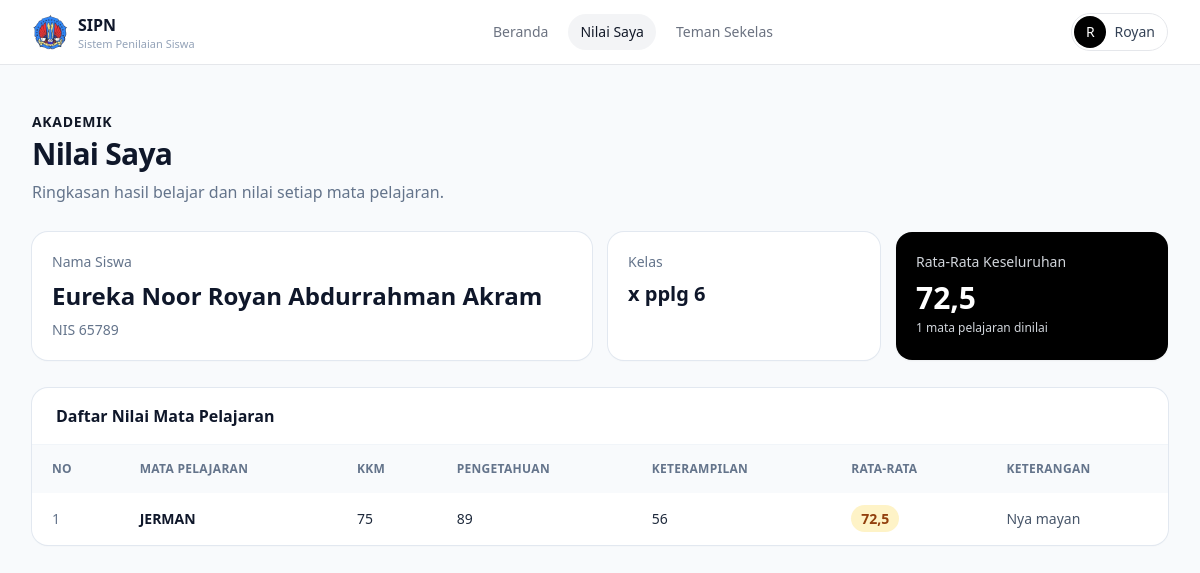
The page /nilai_siswa.php (signed in) on the database its author committed.
### tables this page shows
CREATE TABLE `siswa` (
  `id` int NOT NULL,
  `nis` varchar(10) NOT NULL,
  `nama` varchar(100) NOT NULL,
  `kelas` varchar(10) NOT NULL,
  `jenis_kelamin` enum('L','P') NOT NULL,
  `users_id` int NOT NULL
);

CREATE TABLE `nilai_rapor` (
  `id` int NOT NULL,
  `siswa_id` int NOT NULL,
  `mapel_id` int NOT NULL,
  `nilai_kkm` int NOT NULL,
  `nilai_pengetahuan` int NOT NULL,
  `nilai_keterampilan` int NOT NULL,
  `Keterangan` varchar(50) NOT NULL
);

CREATE TABLE `mapel` (
  `id` int NOT NULL,
  `kode_mapel` varchar(100) NOT NULL,
  `nama_mapel` varchar(100) NOT NULL,
  `guru_id` int DEFAULT NULL
);

### nilai_siswa.php (the view, shortened to what this page needs)
<?php
$currentUser = require_data_page('siswa');
require_once __DIR__ . '/kon.php';
function nilai_siswa_h($value): string
{
    return htmlspecialchars((string) $value, ENT_QUOTES, 'UTF-8');
}
$profileStatement = mysqli_prepare(
    $conn,
    'SELECT id, nama, nis, kelas FROM siswa WHERE users_id = ? LIMIT 1'
);
mysqli_stmt_bind_param($profileStatement, 'i', $currentUser['id']);
mysqli_stmt_execute($profileStatement);
$student = mysqli_fetch_assoc(mysqli_stmt_get_result($profileStatement));
$gradeStatement = mysqli_prepare(
    $conn,
    'SELECT mp.nama_mapel, nr.nilai_kkm, nr.nilai_pengetahuan,
            nr.nilai_keterampilan, nr.Keterangan
     FROM nilai_rapor AS nr
     INNER JOIN mapel AS mp ON mp.id = nr.mapel_id
     WHERE nr.siswa_id = ?
     ORDER BY mp.nama_mapel'
);
mysqli_stmt_bind_param($gradeStatement, 'i', $student['id']);
mysqli_stmt_execute($gradeStatement);
$gradeResult = mysqli_stmt_get_result($gradeStatement);
$grades = [];
$averageTotal = 0;
while ($grade = mysqli_fetch_assoc($gradeResult)) {
    $grade['nilai_rata_rata'] = ((int) $grade['nilai_pengetahuan'] + (int) $grade['nilai_keterampilan']) / 2;
    $averageTotal += $grade['nilai_rata_rata'];
    $grades[] = $grade;
}
$overallAverage = count($grades) > 0 ? $averageTotal / count($grades) : null;
?>
<!DOCTYPE html>
<html lang="id">
<head>
  <script src="https://cdn.tailwindcss.com"></script>
</head>
<body class="min-h-screen bg-slate-50 text-slate-800 antialiased">
<?php include __DIR__ . '/navbar.php'; ?>
<main class="mx-auto max-w-7xl px-4 pb-12 pt-28 sm:px-6 lg:px-8">
  <div class="mb-7">
    <p class="text-sm font-semibold uppercase tracking-wider text-gray-900">Akademik</p>
    <h1 class="mt-1 text-3xl font-bold tracking-tight text-slate-900">Nilai Saya</h1>
    <p class="mt-2 text-slate-500">Ringkasan hasil belajar dan nilai setiap mata pelajaran.</p>
  </div>
  <section class="mb-7 grid gap-4 sm:grid-cols-2 lg:grid-cols-4">
    <div class="rounded-2xl bg-white p-5 shadow-sm ring-1 ring-slate-200 sm:col-span-2">
      <p class="text-sm font-medium text-slate-500">Nama Siswa</p>
      <h2 class="mt-2 text-2xl font-bold text-slate-900"><?php echo nilai_siswa_h($student['nama']); ?></h2>
      <p class="mt-2 text-sm text-slate-500">NIS <?php echo nilai_siswa_h($student['nis']); ?></p>
    </div>
    <div class="rounded-2xl bg-white p-5 shadow-sm ring-1 ring-slate-200">
      <p class="text-sm font-medium text-slate-500">Kelas</p>
      <p class="mt-2 text-xl font-bold text-slate-900"><?php echo nilai_siswa_h($student['kelas']); ?></p>
    </div>
    <div class="rounded-2xl bg-black p-5 text-white shadow-sm">
      <p class="text-sm font-medium text-gray-300">Rata-Rata Keseluruhan</p>
      <p class="mt-2 text-3xl font-bold"><?php echo $overallAverage === null ? '—' : number_format($overallAverage, 1, ',', '.'); ?></p>
      <p class="mt-1 text-xs text-gray-300"><?php echo count($grades); ?> mata pelajaran dinilai</p>
    </div>
  </section>
  <section class="overflow-hidden rounded-2xl bg-white shadow-sm ring-1 ring-slate-200">
    <div class="border-b border-slate-100 px-5 py-4 sm:px-6">
      <h2 class="font-bold text-slate-900">Daftar Nilai Mata Pelajaran</h2>
    </div>
    <div class="overflow-x-auto">
      <table class="w-full min-w-[850px] text-left text-sm">
        <thead class="bg-slate-50 text-xs uppercase tracking-wide text-slate-500"><tr>
          <th class="px-5 py-4">No</th><th class="px-5 py-4">Mata Pelajaran</th><th class="px-5 py-4">KKM</th><th class="px-5 py-4">Pengetahuan</th><th class="px-5 py-4">Keterampilan</th><th class="px-5 py-4">Rata-Rata</th><th class="px-5 py-4">Keterangan</th>
        </tr></thead>
        <tbody class="divide-y divide-slate-100">
          <?php foreach ($grades as $index => $grade): ?>
            <?php $averageClass = $grade['nilai_rata_rata'] >= (int) $grade['nilai_kkm'] ? 'bg-emerald-100 text-emerald-800' : (((int) $grade['nilai_kkm'] - $grade['nilai_rata_rata']) <= 10 ? 'bg-amber-100 text-amber-800' : 'bg-red-100 text-red-800'); ?>
            <tr class="hover:bg-slate-50">
              <td class="px-5 py-4 text-slate-500"><?php echo $index + 1; ?></td>
              <td class="px-5 py-4 font-semibold text-slate-900"><?php echo nilai_siswa_h($grade['nama_mapel']); ?></td>
              <td class="px-5 py-4"><?php echo nilai_siswa_h($grade['nilai_kkm']); ?></td>
              <td class="px-5 py-4"><?php echo nilai_siswa_h($grade['nilai_pengetahuan']); ?></td>
              <td class="px-5 py-4"><?php echo nilai_siswa_h($grade['nilai_keterampilan']); ?></td>
              <td class="px-5 py-4"><span class="rounded-full px-2.5 py-1 font-semibold <?php echo $averageClass; ?>"><?php echo number_format($grade['nilai_rata_rata'], 1, ',', '.'); ?></span></td>
              <td class="px-5 py-4 text-slate-600"><?php echo $grade['Keterangan'] !== '' ? nilai_siswa_h($grade['Keterangan']) : '—'; ?></td>
            </tr>
          <?php endforeach; ?>
        </tbody>
      </table>
    </div>
  </section>
</main>
</body>
</html>

### rows shown on the page
siswa: nama "Eureka Noor Royan Abdurrahman Akram", nis "65789", kelas "x pplg 6"
nilai_rapor: mapel.nama_mapel "JERMAN", nilai_kkm "75", nilai_pengetahuan "89", nilai_keterampilan "56", nilai_rata_rata "72,5", Keterangan "Nya mayan"

### other values the page prints
$label "Beranda"
$label "Nilai Saya"
$label "Teman Sekelas"
$navInitial "R"
$currentUser['username'] "Royan"
$overallAverage "72,5"
count($grades) "1"
